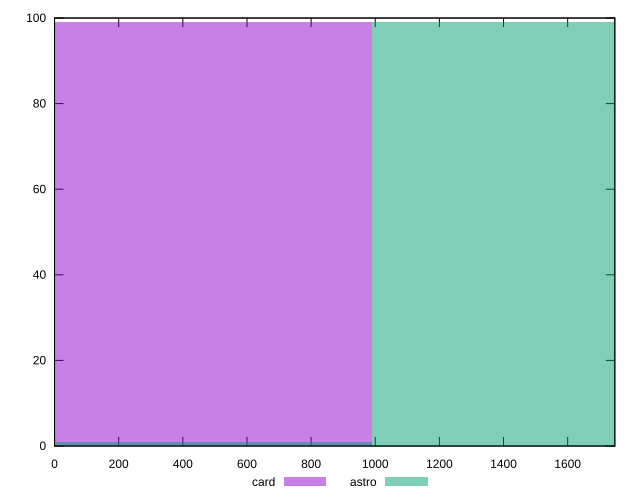

The script that saved this image:
reset

$card <<EOF
0 99
EOF

$astro <<EOF
0 1
1980.8224147206756 99
EOF

set key outside below
set boxwidth 1980.8224147206756
set xrange [0:1747]
set yrange [0:100]
set trange [0:100]
set style fill transparent solid 0.5 noborder
set terminal svg size 640, 500 enhanced background rgb 'white'
set output "reports/report_00030_2021-02-24T20-42-31.540Z/render-blocking-resources/comparison/histogram/2_vs_3.svg"

plot $card title "card" with boxes, \
     $astro title "astro" with boxes

reset
